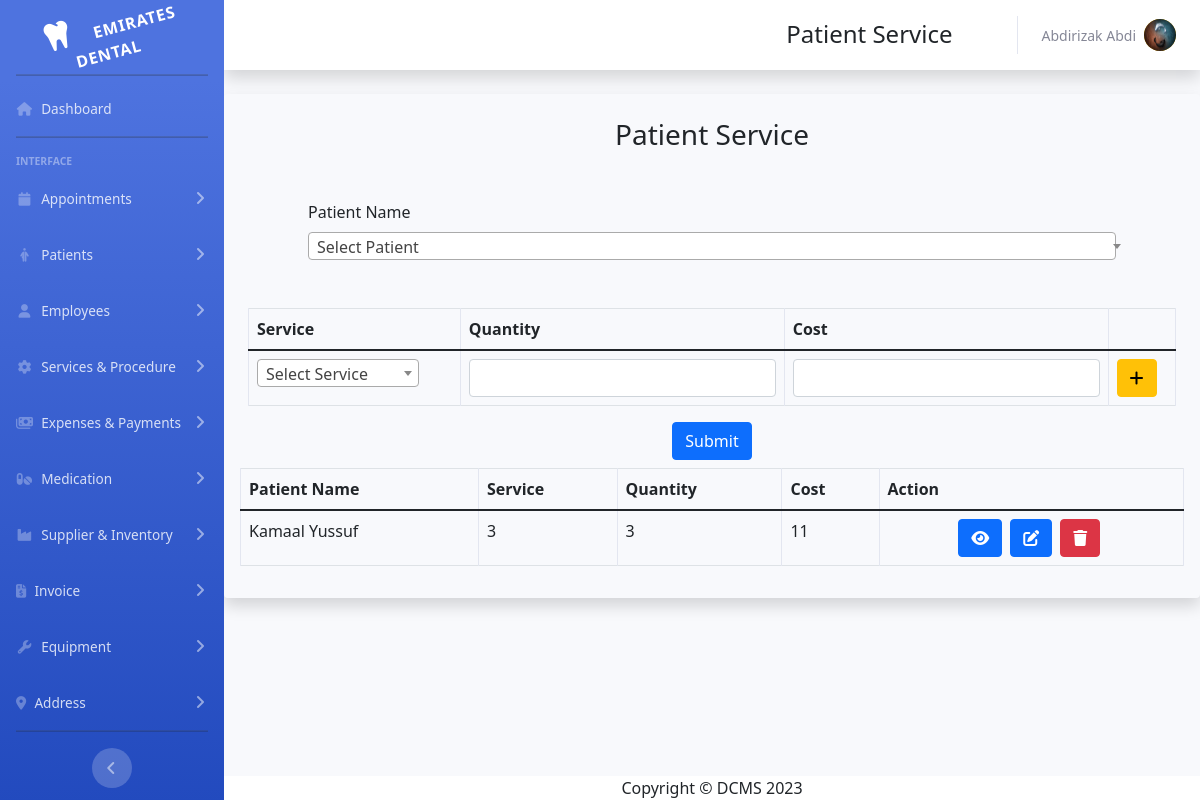
/index.php?page=patient_service (signed in), run on the app's committed database.
### tables this page shows
CREATE TABLE `patientservices` (
  `patientService_id` int(11) NOT NULL,
  `patient_id` int(11) DEFAULT NULL,
  `service_id` int(11) DEFAULT NULL,
  `quantity` int(11) DEFAULT 0,
  `cost` double DEFAULT 0
);

### app/patientService/patient_service.php (the view, shortened to what this page needs)
<!DOCTYPE html>
<html>
<head>
    <?php
    include_once('./app/database/conn.php');
    ?>
</head>
<body>
    <div class="container p-3 rounded shadow">
        <form id="formPS" class="m-2">
            <div>
                <h3 class="text-center">Patient Service</h3>
            </div>
            <div class="row m-5">
                <label for="patient_id" class="form-label ">Patient Name</label>
            </div>
            <div class="input-field">
                <table class="table table-bordered" id="servicetable">
                    <thead>
                        <tr>
                            <th scope="col">Service</th>
                            <th scope="col">Quantity</th>
                            <th scope="col">Cost</th>
                            <th scope="col"></th>
                        </tr>
                    </thead>
                    <tbody>
                        <tr>
                            <td>
                            </td>
                            <td><input type="number" class="form-control" id="quantity" name="quantity[]" REQUIRED></td>
                            <td><input type="number" class="form-control" id="cost" name="cost[]" REQUIRED></td>
                            <td><button class="btn btn-warning" name="addNewRec" id="addNewRec"><i class="fas fa-plus"></i></button></td>
                        </tr>
                    </tbody>
                </table>
            </div>
            <CENTER>
                <button type="submit" class="btn btn-primary" name="submit" id="submit">Submit</button>
            </CENTER>
        </form>
        <div id="display">
            <table class="table table-bordered" id="dataTable">
                <thead>
                    <tr>
                        <th scope="col">Patient Name</th>
                        <th scope="col">Service</th>
                        <th scope="col">Quantity</th>
                        <th scope="col">Cost</th>
                        <th scope="col">Action</th>
                    </tr>
                </thead>
                <tbody>
                    <?php
                    $query = 'SELECT * FROM `patient_service_view`';
                    $result = mysqli_query($conn, $query);
                    while ($row = mysqli_fetch_array($result)) {
                        echo '<tr>';
                        echo '<td>' . $row['first_name'] . ' ' . $row['last_name'] . '</td>';
                        echo '<td>' . $row['Services'] . '</td>';
                        echo '<td>' . $row['Quantity'] . '</td>';
                        echo '<td>' . $row['Total'] . '</td>';
                        echo '<td class="text-center"><button class="btn btn-primary me-2" onclick="ViewpatientService(' . $row["patient_id"] . ')" name="view" id="edit"><i class="fas fa-eye"></i></button>';
                        echo '<button class="btn btn-primary me-2" onclick="EditpatientService(' . $row["patientService_id"] . ')" name="edit" id="edit"><i class="fas fa-edit"></i></button>';
                        echo '<button class="btn btn-danger me-1" onclick="DeletepatientService(' . $row["patientService_id"] . ')" name="delete" id="delete"><i class="fas fa-trash"></i></button></td>';
                        echo '</tr>';
                    }
                    ?>
                </tbody>
            </table>
        </div>
    </div>

### includes/header.php (shortened to what this page needs)
<!DOCTYPE html>
<html lang="en">
<head>
    <link rel="stylesheet"href="./vendor/fontawesome/css/all.min.css">
    <link href="css/sb-admin-2.min.css" rel="stylesheet">
    <link href="./vendor/DataTables/datatables.css" rel="stylesheet">
</head>
<body id="page-top">
    <div id="wrapper">
    <link rel="stylesheet" href="./vendor/css/bootstrap.min.css">
    <link rel="stylesheet" href="./vendor/fullcalendar/lib/main.min.css">

### includes/sidebar.php (shortened to what this page needs)
<ul class="navbar-nav bg-gradient-primary sidebar sidebar-dark accordion" id="accordionSidebar">
    <a class="sidebar-brand d-flex align-items-center justify-content-center" href="index.php">
        <div class="sidebar-brand-icon rotate-n-15">
            <i class="fas fa-tooth"></i>
            <div class="sidebar-brand-text mx-3">Emirates Dental</div>
        </div>
    </a>
    <hr class="sidebar-divider my-1">
    <li class="nav-item">
        <a class="nav-link" href="index.php?page=dashboard">
            <i class="fas fa-fw fa-house"></i>
            <span>Dashboard</span></a>
    </li>
    <hr class="sidebar-divider">
    <div class="sidebar-heading">
        Interface
    </div>
    <li class="nav-item">
        <a class="nav-link collapsed" href="#" data-toggle="collapse" data-target="#collapseAppointment" aria-expanded="true" aria-controls="collapseUtilities">
            <i class="fa fa-fw fa-calendar"></i>
            <span>Appointments</span>
        </a>
    </li>
    <li class="nav-item">
        <a class="nav-link collapsed" href="#" data-toggle="collapse" data-target="#collapsePatient" aria-expanded="true" aria-controls="collapseUtilities">
            <i class="fa-solid fa-fw fa-person-half-dress"></i>
            <span>Patients</span>
        </a>
    </li>
    <li class="nav-item">
        <a class="nav-link collapsed" href="#" data-toggle="collapse" data-target="#collapseStaff" aria-expanded="true" aria-controls="collapseUtilities">
            <i class="fas fa-fw fa-user"></i>
            <span>Employees</span>
        </a>
    </li>
    <li class="nav-item">
        <a class="nav-link collapsed" href="#" data-toggle="collapse" data-target="#collapseServices" aria-expanded="true" aria-controls="collapseUtilities">
            <i class="fas fa-fw fa-gear"></i>
            <span>Services & Procedure</span>
        </a>
    </li>
    <li class="nav-item">
        <a class="nav-link collapsed" href="#" data-toggle="collapse" data-target="#collapseExpenses" aria-expanded="true" aria-controls="collapseUtilities">
            <i class="fas fa-fw fa-money-bills"></i>
            <span>Expenses & Payments</span>
        </a>
    </li>
    <li class="nav-item">
        <a class="nav-link collapsed" href="#" data-toggle="collapse" data-target="#collapseMedication" aria-expanded="true" aria-controls="collapseUtilities">
            <i class="fas fa-fw fa-pills"></i>
            <span>Medication</span>
        </a>
    </li>
    <li class="nav-item">
        <a class="nav-link collapsed" href="#" data-toggle="collapse" data-target="#collapseSupplier" aria-expanded="true" aria-controls="collapseUtilities">
            <i class="fas fa-fw fa-industry"></i>
            <span>Supplier & Inventory</span>
        </a>
    </li>
    <li class="nav-item">
        <a class="nav-link collapsed" href="#" data-toggle="collapse" data-target="#collapseInvoice" aria-expanded="true" aria-controls="collapseUtilities">
        <i class="fa-solid fa-file-invoice-dollar"></i>
            <span>Invoice</span>
        </a>
    </li>
    <li class="nav-item">
        <a class="nav-link collapsed" href="#" data-toggle="collapse" data-target="#collapseEquipment" aria-expanded="true" aria-controls="collapseUtilities">
            <i class="fas fa-fw fa-wrench"></i>
            <span>Equipment</span>
        </a>
    </li>
    <li class="nav-item">
        <a class="nav-link collapsed" href="#" data-toggle="collapse" data-target="#collapseAddress" aria-expanded="true" aria-controls="collapseUtilities">
        <i class="fa-solid fa-location-dot"></i>
            <span>Address</span>
        </a>
    </li>
    <hr class="sidebar-divider d-none d-md-block">
    <div class="text-center d-none d-md-inline">
        <button class="rounded-circle border-0" id="sidebarToggle"></button>
    </div>
</ul>
<div id="content-wrapper" class="d-flex flex-column">
    <div id="content">
        <nav class="navbar navbar-expand navbar-light bg-white topbar mb-4 static-top shadow">
            <ul class="navbar-nav ml-auto">
                <li class="mt-3 text-center me-5 fs-4"><?php if (isset($title)) {
                                                            echo $title;
                                                        } ?></li>
                <li class="nav-item dropdown no-arrow">
                    <a class="nav-link dropdown-toggle" href="#" id="userDropdown" role="button" data-toggle="dropdown" aria-haspopup="true" aria-expanded="false">
                        <span class="mr-2 d-none d-lg-inline text-gray-600 small"><?php  echo $_SESSION["employee_name"];  ?></span>
                        <div class="rounded-circle btn-warning">
                            <img class="img-profile rounded-circle" src="<?php  echo './app/img/employee/'.$_SESSION["profile"];  ?>">
                        </div>
                    </a>
                </li>
            </ul>
        </nav>

### includes/footer.php (shortened to what this page needs)
<footer class="footer fixed-bottom bg-white">
    <div class="container my-auto">
        <div class="copyright text-center my-auto">
            <span>Copyright &copy; DCMS 2023</span>
        </div>
    </div>
</footer>
</div>
</div>
</body>
</html>

### index.php (shortened to what this page needs)
<?php
$is404 = false;
$page = '';
if(isset($_GET['page']) && !empty($_GET['page'])){
    $page = $_GET['page'];
    $title = $titles[$page]["title"];
    $file = $titles[$page]["path"]."/$page.php";
}
elseif(!in_array($page, $titles)){
    $is404 = true;
}
else{
    header("Location: index.php?page=dashboard");
}
require_once('./includes/header.php');
require_once('./includes/sidebar.php');
require_once($is404 ? './includes/404.php' : $file );
require_once('./includes/footer.php');
?>
    <link href="./vendor/DataTables/datatables.css" rel="stylesheet">
    <link href="./vendor/select2/css/select2.css" rel="stylesheet">

### includes/footer.php (style rules this page uses)
.footer { margin-left: 224px; }

### data on the page
patientservices: first_name "Kamaal", last_name "Yussuf", Services "3", Quantity "3", Total "11"

### other printed values
$title "Patient Service"
$_SESSION["employee_name"] "Abdirizak Abdi"
